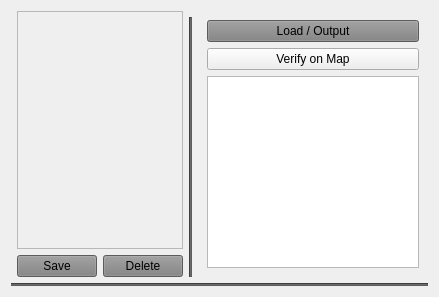
          <widget class="QWidget" name="convetorTab">
           <attribute name="title">
            <string>Convertor</string>
           </attribute>
           <layout class="QGridLayout" name="gridLayout">
            <item row="2" column="1">
             <layout class="QGridLayout" name="gridLayout_4">
              <item row="0" column="0">
               <widget class="QPushButton" name="editConvert">
                <property name="styleSheet">
                 <string notr="true">background-color: gray</string>
                </property>
                <property name="text">
                 <string>Save</string>
                </property>
               </widget>
              </item>
              <item row="0" column="1">
               <widget class="QPushButton" name="deleteConve">
                <property name="sizePolicy">
                 <sizepolicy hsizetype="Minimum" vsizetype="Fixed">
                  <horstretch>0</horstretch>
                  <verstretch>0</verstretch>
                 </sizepolicy>
                </property>
                <property name="styleSheet">
                 <string notr="true">background-color: gray</string>
                </property>
                <property name="text">
                 <string>Delete</string>
                </property>
               </widget>
              </item>
             </layout>
            </item>
            <item row="0" column="3" rowspan="3">
             <widget class="QWidget" name="sideWidget" native="true">
              <property name="sizePolicy">
               <sizepolicy hsizetype="Expanding" vsizetype="Expanding">
                <horstretch>0</horstretch>
                <verstretch>0</verstretch>
               </sizepolicy>
              </property>
              <property name="maximumSize">
               <size>
                <width>230</width>
                <height>16777215</height>
               </size>
              </property>
              <layout class="QVBoxLayout" name="verticalLayout_2">
               <item>
                <layout class="QGridLayout" name="gridLayout_2">
                 <item row="6" column="1">
                  <layout class="QVBoxLayout" name="verticalLayout_4">
                   <item>
                    <widget class="QPlainTextEdit" name="convertResLabel"/>
                   </item>
                  </layout>
                 </item>
                 <item row="5" column="1">
                  <widget class="QPushButton" name="verifyMapbtn">
                   <property name="text">
                    <string>Verify on Map</string>
                   </property>
                  </widget>
                 </item>
                 <item row="4" column="1">
                  <widget class="QPushButton" name="xySavebtn">
                   <property name="baseSize">
                    <size>
                     <width>0</width>
                     <height>10</height>
                    </size>
                   </property>
                   <property name="styleSheet">
                    <string notr="true">background-color: gray</string>
                   </property>
                   <property name="text">
                    <string>Load / Output</string>
                   </property>
                  </widget>
                 </item>
                </layout>
               </item>
              </layout>
             </widget>
            </item>
            <item row="0" column="1" rowspan="2">
             <widget class="QScrollArea" name="scrollAreaLine">
              <property name="sizePolicy">
               <sizepolicy hsizetype="MinimumExpanding" vsizetype="Minimum">
                <horstretch>0</horstretch>
                <verstretch>0</verstretch>
               </sizepolicy>
              </property>
              <property name="maximumSize">
               <size>
                <width>250</width>
                <height>16777215</height>
               </size>
              </property>
              <property name="widgetResizable">
               <bool>true</bool>
              </property>
              <widget class="QWidget" name="scrollAreaWidgetContents_3">
               <property name="geometry">
                <rect>
                 <x>0</x>
                 <y>0</y>
                 <width>248</width>
                 <height>871</height>
                </rect>
               </property>
              </widget>
             </widget>
            </item>
            <item row="3" column="0" colspan="4">
             <widget class="Line" name="line_2">
              <property name="styleSheet">
               <string notr="true">background-color: #5D5D5D</string>
              </property>
              <property name="lineWidth">
               <number>1</number>
              </property>
              <property name="orientation">
               <enum>Qt::Horizontal</enum>
              </property>
             </widget>
            </item>
            <item row="1" column="2" rowspan="2">
             <widget class="Line" name="line">
              <property name="styleSheet">
               <string notr="true">background-color: #5D5D5D</string>
              </property>
              <property name="orientation">
               <enum>Qt::Vertical</enum>
              </property>
             </widget>
            </item>
            <item row="1" column="0">
             <widget class="QWidget" name="videoParentGPS" native="true">
              <property name="sizePolicy">
               <sizepolicy hsizetype="Expanding" vsizetype="Expanding">
                <horstretch>0</horstretch>
                <verstretch>0</verstretch>
               </sizepolicy>
              </property>
              <property name="styleSheet">
               <string notr="true">background-color: #131313</string>
              </property>
              <layout class="QGridLayout" name="gridLayout_5">
               <property name="leftMargin">
                <number>0</number>
               </property>
               <property name="topMargin">
                <number>0</number>
               </property>
               <property name="rightMargin">
                <number>0</number>
               </property>
               <property name="bottomMargin">
                <number>0</number>
               </property>
              </layout>
             </widget>
            </item>
           </layout>
          </widget>
